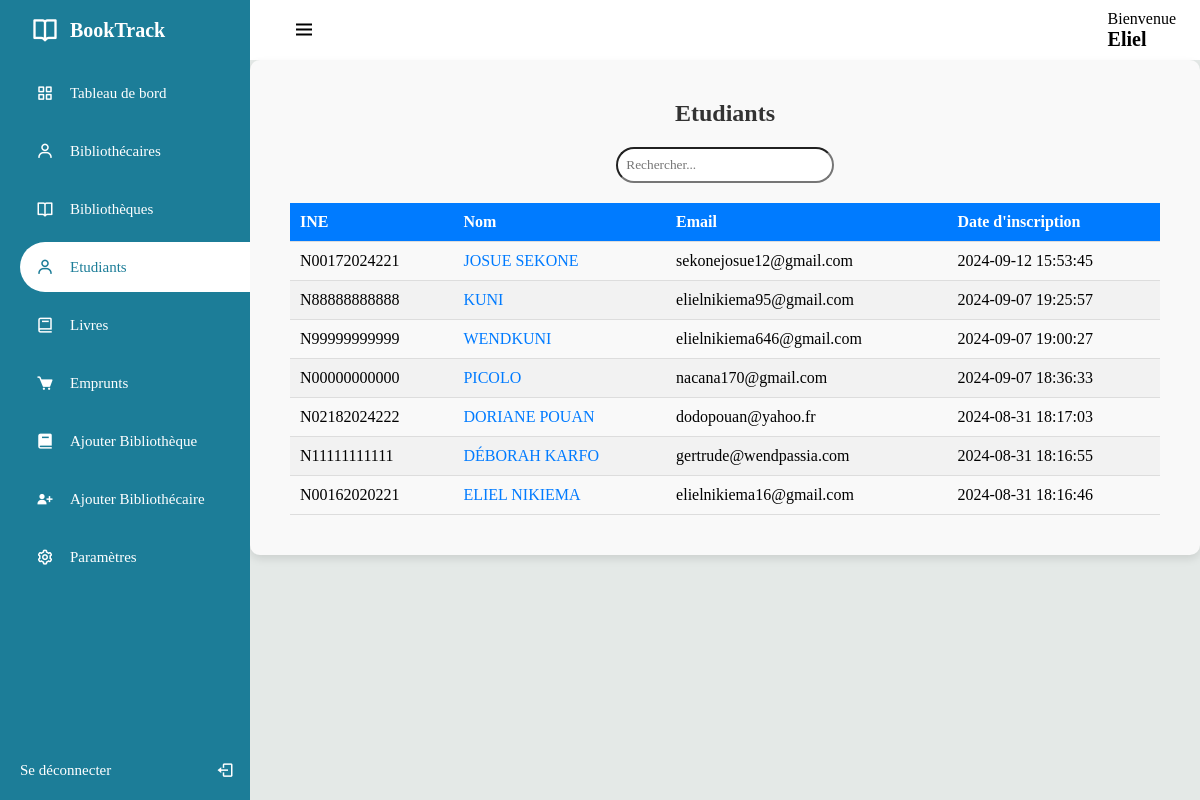
Page /manage/student.php (signed in) on the committed database.
### tables this page shows
CREATE TABLE IF NOT EXISTS `student` (
  `student_id` int NOT NULL AUTO_INCREMENT,
  `student_ine` varchar(100) NOT NULL,
  `student_name` varchar(100) NOT NULL,
  `student_mail` varchar(100) NOT NULL,
  `library_id` int NOT NULL,
  `student_pass` text NOT NULL,
  `creation_date` timestamp NOT NULL,
  PRIMARY KEY (`student_id`),
  UNIQUE KEY `student_ine` (`student_ine`),
  KEY `lib_stu_id` (`library_id`)
);

### manage/scripts/student_script/total_Student.php (called while the page is built, shortened)
<?php
	$sql = "SELECT *
            FROM student
            ORDER BY creation_date DESC";
	$stmt = $conn->prepare($sql);
	$stmt->execute();
    $students = $stmt->fetchAll(PDO::FETCH_ASSOC);
?>

### manage/student.php (the view, shortened to what this page needs)
<?php require "../config/config.php" ?>
<?php require "scripts/student_script/total_Student.php" ?>
<!DOCTYPE html>
<html lang="fr">
<head>
	<link rel="stylesheet" href="../assets/css/libra.css?v=1.0">
	<link rel="stylesheet" href="../assets/css/search.css">
	<link href='https://unpkg.com/boxicons@2.1.1/css/boxicons.min.css' rel='stylesheet'>
</head>
<body>
	<div class="sidebar">
		<div class="logo_details">
			<i class='bx bx-book-open'></i>
			<div class="logo_name">
				BookTrack
			</div>
		</div>
		<ul>
			<li>
				<a href="admin_dash.php">
				<i class='bx bx-grid-alt'></i>
				<span class="links_name">
					Tableau de bord
				</span>
				</a>
			</li>
			<li>
				<a href="librarian.php">
				<i class='bx bx-user'></i>
				<span class="links_name">
					Bibliothécaires
				</span>
				</a>
			</li>
			<li>
				<a href="library.php">
				<i class='bx bx-book-open'></i>
				<span class="links_name">
					Bibliothèques
				</span>
				</a>
			</li>
			<li>
				<a href="student.php" class="active">
				<i class='bx bx-user'></i>
				<span class="links_name">
					Etudiants
				</span>
				</a>
			</li>
			<li>
				<a href="book.php">
				<i class='bx bx-book' ></i>
				<span class="links_name">
					Livres
				</span>
				</a>
			</li>
			<li>
				<a href="borrow.php">
				<i class='bx bxs-cart'></i>
				<span class="links_name">
					Emprunts
				</span>
				</a>
			</li>
			<li>
				<a href="add_library.php">
				<i class='bx bxs-book'></i>
				<span class="links_name">
					Ajouter Bibliothèque
				</span>
				</a>
			</li>
			<li>
				<a href="add_librarian.php">
				<i class='bx bxs-user-plus'></i>
				<span class="links_name">
					Ajouter Bibliothécaire
				</span>
				</a>
			</li>
			<li>
				<a href="setting.php">
				<i class='bx bx-cog'></i>
				<span class="links_name">
					Paramètres
				</span>
				</a>
			</li>
			<li class="login">
				<a href="logout.php">
				<span class="links_name login_out">
					Se déconnecter
				</span>
				<i class='bx bx-log-out' id="log_out"></i>
				</a>
			</li>
		</ul>
	</div>
	<section class="home_section">
		<div class="topbar">
			<div class="toggle">
				<i class='bx bx-menu' id="btn"></i>
			</div>
			<div class="user_wrapper">
				<p>Bienvenue</p>
				<?php if(isset($_SESSION['ad_name'])): ?>
                    <h2 style="text-transform: capitalize; font-size:20px;">
                    	<?php echo $_SESSION['ad_name']; ?>
                    </h2>
                <?php endif; ?>
			</div>
		</div>
		<div class="details">
			<div class="recent_project">
				<div class="card_header" style="text-align:center;">
					<h2>Etudiants</h2>
					<input type='text' id='search' class='search-input' placeholder='Rechercher...'>
				</div>
				<table id="dataTable">
					<thead>
						<tr>
							<td>INE</td>
							<td>Nom</td>
							<td>Email</td>
							<td>Date d'inscription</td>
						</tr>
					</thead>
					<tbody>
						<?php if(!empty($students)): ?>
							<?php foreach ($students as $student): ?>
								<tr>
									<td>
										<?= htmlspecialchars($student['student_ine']); ?>
									</td>
									<td style="text-transform:uppercase;">
										<?= htmlspecialchars($student['student_name']); ?>
									</td>
									<td style="text-transform:lowercase;">
										<?= htmlspecialchars($student['student_mail']); ?>
									</td>
									<td>
										<?= htmlspecialchars($student['creation_date']); ?>
									</td>
								</tr>
							<?php endforeach; ?>
						<?php else: ?>
							<tr>
								<td>Aucun étudiant trouvé.</td>
							</tr>
						<?php endif; ?>
					</tbody>
				</table>
			</div>
		</div>
	</section>
</body>
</html>

### assets/css/libra.css (style rules this page uses)
:root { --blue: #0053f3; --dark-blue: #1c7d98; --white: #fff; --gray: #8390a2; }
* { margin: 0; padding: 0; box-sizing: border-box; font-family: Georgia, 'Times New Roman', Times, serif; }
.sidebar { position: fixed; left: 0; top: 0; width: 250px; height: 100%; padding-left: 20px; background: var(--dark-blue); transition: all 0.5s ease; z-index: 99; }
.sidebar .logo_details { position: relative; height: 60px; display: flex; align-items: center; }
.sidebar li { position: relative; margin: 8px 0; list-style: none; }
.sidebar i { position: relative; height: 60px; min-width: 50px; font-size: 28px; line-height: 60px; text-align: center; color: var(--white); }
.sidebar .logo_details .logo_name { font-size: 20px; font-weight: 600; color: var(--white); transition: all 0.5s ease; }
.toggle { position: relative; }
#btn { font-size: 24px; cursor: pointer; }
.sidebar ul li a i { position: relative; height: 50px; font-size: 18px; line-height: 50px; }
.sidebar ul li a { width: 100%; height: 100%; display: flex; align-items: center; text-decoration: none; border-radius: 30px 0px 0px 30px; transition: all 0.5s ease; }
.sidebar ul li a .links_name { font-size: 15px; font-weight: 400; color: var(--white); transition: 0.4s; }
.sidebar li.login { position: fixed; width: 250px; height: 60px; left: 0; bottom: -8px; padding: 20px 20px; background: var(--white-blue); transition: all 0.5s ease; }
.sidebar .login #log_out { position: absolute; height: 60px; right: 0; top: 50%; transform: translateY(-50%); line-height: 60px; transition: all 0.5s ease; }
.sidebar li a.active { background: var(--white); }
.sidebar li a.active .links_name, .sidebar li a.active i { color: var(--dark-blue); }
.home_section { position: relative; width: calc(100% - 250px); min-height: 100vh; left: 250px; top: 0; background: #E4E9E7; transition: all 0.5s ease; }
.home_section .topbar { position: relative; width: 100%; height: 60px; display: flex; justify-content: space-between; align-items: center; padding: 1rem 1.5rem; background: var(--white); }
.home_section .topbar .toggle { position: relative; width: 60px; height: 60px; display: flex; justify-content: center; align-items: center; font-size: 2em; cursor: pointer; }
.details { position: relative; width: 100%; padding: 20px; display: grid; grid-template-columns: 3fr; background-color: #f9f9f9; border-radius: 10px; box-shadow: 0 4px 8px rgba(0, 0, 0, 0.1); }
.details .recent_project { position: relative; display: grid; padding: 20px; border-radius: 20px; overflow-y: auto; white-space: nowrap; }
.card_header h2 { font-size: 24px; font-weight: bold; color: #333; margin-bottom: 20px; }
table { width: 100%; border-collapse: collapse; }
table thead tr { background-color: #007bff; color: #fff; }
table thead td { padding: 10px; text-align: left; font-weight: bold; }
table tbody tr:nth-child(even) { background-color: #f2f2f2; }
table td { padding: 10px; border-bottom: 1px solid #ddd; }

### assets/css/search.css (style rules this page uses)
.search-input { margin-bottom:20px; padding: 8px; box-sizing:border-box; width: 25%; border-radius:18px; text-transform:capitalize; }

### rows in the picture
student: student_ine "N00172024221", student_name "JOSUE SEKONE", student_mail "sekonejosue12@gmail.com", creation_date "2024-09-12 15:53:45"
student: student_ine "N88888888888", student_name "KUNI", student_mail "elielnikiema95@gmail.com", creation_date "2024-09-07 19:25:57"
student: student_ine "N99999999999", student_name "WENDKUNI", student_mail "elielnikiema646@gmail.com", creation_date "2024-09-07 19:00:27"
student: student_ine "N00000000000", student_name "PICOLO", student_mail "nacana170@gmail.com", creation_date "2024-09-07 18:36:33"
student: student_ine "N02182024222", student_name "DORIANE POUAN", student_mail "dodopouan@yahoo.fr", creation_date "2024-08-31 18:17:03"
student: student_ine "N11111111111", student_name "DÉBORAH KARFO", student_mail "gertrude@wendpassia.com", creation_date "2024-08-31 18:16:55"
student: student_ine "N00162020221", student_name "ELIEL NIKIEMA", student_mail "elielnikiema16@gmail.com", creation_date "2024-08-31 18:16:46"

### other values in the picture
$_SESSION['ad_name'] "Eliel"
